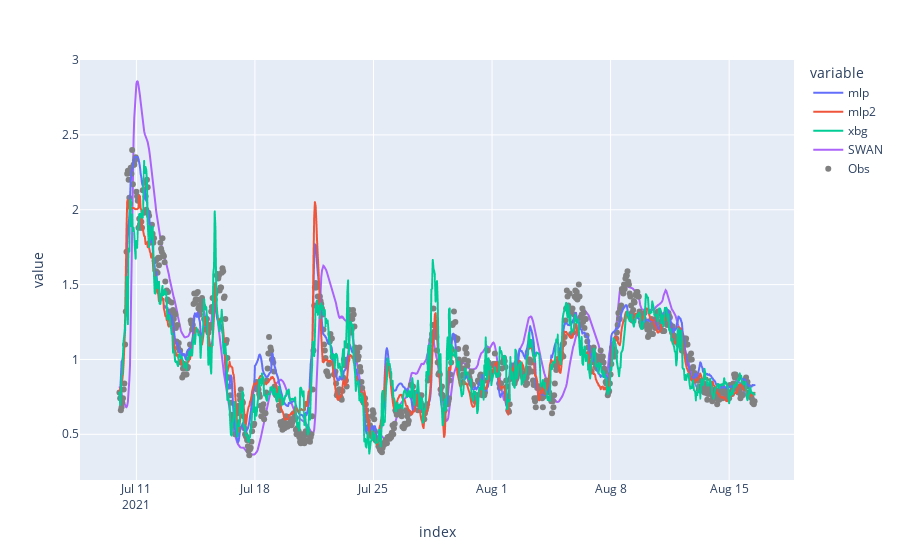

Notebook code for this chart:
### Code cell
fig = px.line(fdata, x=fdata.index, y=['mlp','mlp2','xbg'])
fig.add_trace(go.Scatter(x = wbSWAN.index, y = wbSWAN.Hsig, name = 'SWAN'))
fig.add_trace(go.Scatter(x = fdata.index, y = fdata.Hsig, name = 'Obs', mode = "markers", marker_color='grey'))
fig.show()

### Figure 1 — Plotly figure (JSON) as saved in the notebook; plotly's stock layout.template omitted (floating-point values rounded to 4 significant figures; data arrays with more than 128 entries replaced by an {"elided": "..."} marker saying what was removed)
{"data": [{"hovertemplate": "variable=mlp<br>index=%{x}<br>value=%{y}<extra></extra>", "legendgroup": "mlp", "line": {"color": "#636efa", "dash": "solid"}, "mode": "lines", "name": "mlp", "showlegend": true, "type": "scattergl", "x": {"elided": "901 str values"}, "xaxis": "x", "y": {"elided": "901 float values"}, "yaxis": "y"}, {"hovertemplate": "variable=mlp2<br>index=%{x}<br>value=%{y}<extra></extra>", "legendgroup": "mlp2", "line": {"color": "#EF553B", "dash": "solid"}, "mode": "lines", "name": "mlp2", "showlegend": true, "type": "scattergl", "x": {"elided": "901 str values"}, "xaxis": "x", "y": {"elided": "901 float values"}, "yaxis": "y"}, {"hovertemplate": "variable=xbg<br>index=%{x}<br>value=%{y}<extra></extra>", "legendgroup": "xbg", "line": {"color": "#00cc96", "dash": "solid"}, "mode": "lines", "name": "xbg", "showlegend": true, "type": "scattergl", "x": {"elided": "901 str values"}, "xaxis": "x", "y": {"elided": "901 float values"}, "yaxis": "y"}, {"name": "SWAN", "type": "scatter", "x": {"elided": "890 str values"}, "y": {"elided": "890 float values"}}, {"marker": {"color": "grey"}, "mode": "markers", "name": "Obs", "type": "scatter", "x": {"elided": "901 str values"}, "y": {"elided": "901 float values"}}], "layout": {"autosize": true, "legend": {"title": {"text": "variable"}, "tracegroupgap": 0}, "margin": {"t": 60}, "xaxis": {"anchor": "y", "autorange": true, "domain": [0, 1], "range": ["2021-07-07 19:00:06.0446", "2021-08-18 16:59:53.9554"], "title": {"text": "index"}, "type": "date"}, "yaxis": {"anchor": "x", "autorange": true, "domain": [0, 1], "range": [0.1851, 3.001], "title": {"text": "value"}, "type": "linear"}}}
